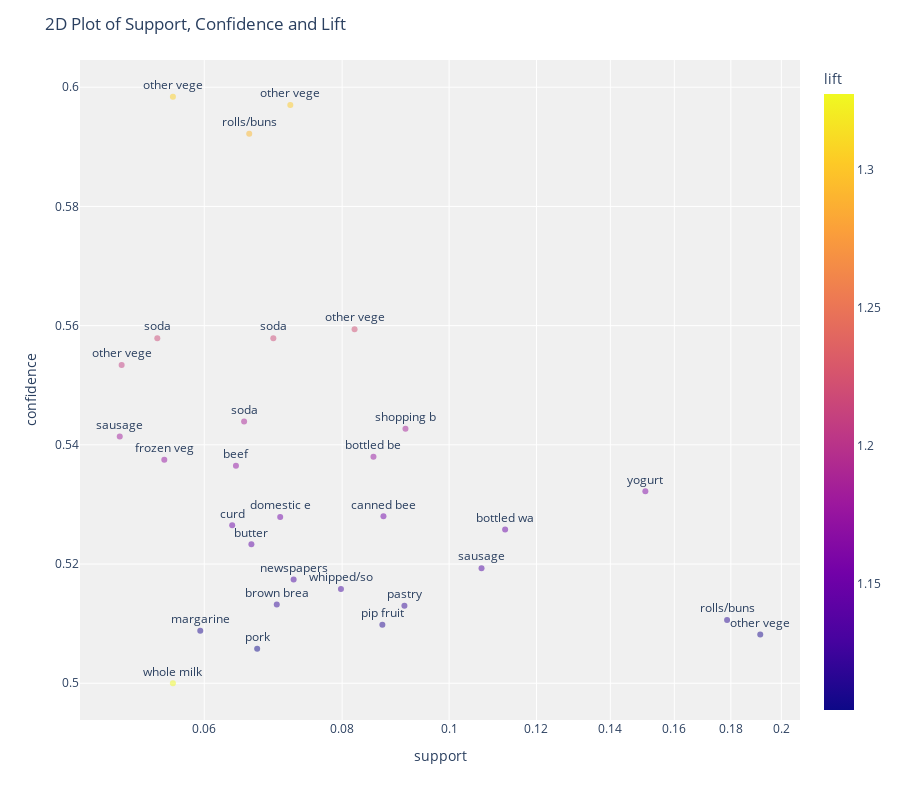

Notebook code for this chart:
### Markdown cell above
### Visualize Result 
the plot function will help to visualize in 2D and 3D graph. Here I have selected 2D graph. it can be change, we just have to write "3d" in plot parameter.

### Code cell
plot_model(model1, plot='2d')

### Figure 1 — Plotly figure (JSON) as saved in the notebook; plotly's stock layout.template omitted (floating-point values rounded to 4 significant figures)
{"data": [{"customdata": [["other vegetables", "whole milk"], ["other vegetables", "whole milk"], ["rolls/buns", "whole milk"], ["other vegetables", "whole milk"], ["soda", "whole milk"], ["soda", "whole milk"], ["other vegetables", "whole milk"], ["soda", "whole milk"], ["shopping bags", "whole milk"], ["sausage", "whole milk"], ["bottled beer", "whole milk"], ["frozen vegetables", "whole milk"], ["beef", "whole milk"], ["yogurt", "whole milk"], ["canned beer", "whole milk"], ["domestic eggs", "whole milk"], ["curd", "whole milk"], ["bottled water", "whole milk"], ["butter", "whole milk"], ["sausage", "whole milk"], ["newspapers", "whole milk"], ["whipped/sour cream", "whole milk"], ["brown bread", "whole milk"], ["pastry", "whole milk"], ["rolls/buns", "whole milk"], ["pip fruit", "whole milk"], ["margarine", "whole milk"], ["other vegetables", "whole milk"], ["pork", "whole milk"], ["whole milk", "other vegetables"]], "hovertemplate": "support=%{x}<br>confidence=%{y}<br>antecedents_short=%{text}<br>antecedents=%{customdata[0]}<br>consequents=%{customdata[1]}<br>lift=%{marker.color}<extra></extra>", "legendgroup": "", "marker": {"color": [1.306, 1.303, 1.292, 1.221, 1.218, 1.218, 1.208, 1.187, 1.184, 1.182, 1.174, 1.173, 1.171, 1.161, 1.152, 1.152, 1.149, 1.148, 1.142, 1.133, 1.129, 1.126, 1.12, 1.12, 1.115, 1.113, 1.11, 1.109, 1.104, 1.328], "coloraxis": "coloraxis", "opacity": 0.5, "symbol": "circle"}, "mode": "markers+text", "name": "", "orientation": "v", "showlegend": false, "text": ["other vege", "other vege", "rolls/buns", "other vege", "soda", "soda", "other vege", "soda", "shopping b", "sausage", "bottled be", "frozen veg", "beef", "yogurt", "canned bee", "domestic e", "curd", "bottled wa", "butter", "sausage", "newspapers", "whipped/so", "brown brea", "pastry", "rolls/buns", "pip fruit", "margarine", "other vege", "pork", "whole milk"], "textposition": "top center", "type": "scatter", "x": [0.0562, 0.0718, 0.0659, 0.0821, 0.0544, 0.0693, 0.0505, 0.0652, 0.0913, 0.0503, 0.0854, 0.0552, 0.0641, 0.1506, 0.0872, 0.0703, 0.0636, 0.1124, 0.0662, 0.107, 0.0723, 0.0798, 0.0698, 0.0911, 0.1786, 0.087, 0.0595, 0.1914, 0.067, 0.0562], "xaxis": "x", "y": [0.5984, 0.597, 0.5922, 0.5594, 0.5579, 0.5579, 0.5534, 0.5439, 0.5427, 0.5414, 0.538, 0.5375, 0.5365, 0.5322, 0.528, 0.5279, 0.5265, 0.5258, 0.5233, 0.5193, 0.5174, 0.5158, 0.5132, 0.513, 0.5106, 0.5098, 0.5088, 0.5082, 0.5058, 0.5], "yaxis": "y"}], "layout": {"coloraxis": {"colorbar": {"title": {"text": "lift"}}, "colorscale": [[0, "#0d0887"], [0.1111, "#46039f"], [0.2222, "#7201a8"], [0.3333, "#9c179e"], [0.4444, "#bd3786"], [0.5556, "#d8576b"], [0.6667, "#ed7953"], [0.7778, "#fb9f3a"], [0.8889, "#fdca26"], [1, "#f0f921"]]}, "height": 800, "legend": {"tracegroupgap": 0}, "margin": {"t": 60}, "plot_bgcolor": "rgb(240,240,240)", "title": {"text": "2D Plot of Support, Confidence and Lift"}, "xaxis": {"anchor": "y", "domain": [0, 1], "title": {"text": "support"}, "type": "log"}, "yaxis": {"anchor": "x", "domain": [0, 1], "title": {"text": "confidence"}}}}
